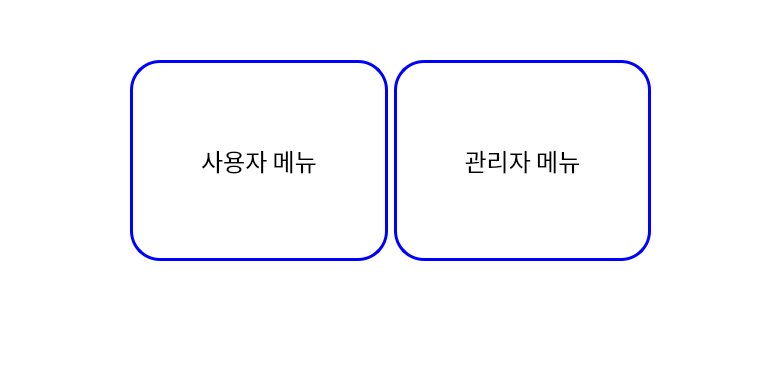
<?xml version="1.0" encoding="UTF-8"?>
<ui version="4.0">
 <class>MenuWindow</class>
 <widget class="QMainWindow" name="MenuWindow">
  <property name="geometry">
   <rect>
    <x>0</x>
    <y>0</y>
    <width>780</width>
    <height>390</height>
   </rect>
  </property>
  <property name="windowTitle">
   <string>MainWindow</string>
  </property>
  <property name="styleSheet">
   <string notr="true">background-color : white;
</string>
  </property>
  <widget class="QWidget" name="centralwidget">
   <widget class="QWidget" name="horizontalLayoutWidget">
    <property name="geometry">
     <rect>
      <x>130</x>
      <y>60</y>
      <width>521</width>
      <height>201</height>
     </rect>
    </property>
    <layout class="QHBoxLayout" name="horizontalLayout">
     <item>
      <widget class="QPushButton" name="userMenuButton">
       <property name="sizePolicy">
        <sizepolicy hsizetype="Minimum" vsizetype="Minimum">
         <horstretch>0</horstretch>
         <verstretch>0</verstretch>
        </sizepolicy>
       </property>
       <property name="font">
        <font>
         <family>굴림</family>
         <pointsize>18</pointsize>
        </font>
       </property>
       <property name="styleSheet">
        <string notr="true">border-width : 3px;
border-color : blue;
border-style : solid;
border-radius : 30%;
background-color : white;</string>
       </property>
       <property name="text">
        <string>사용자 메뉴</string>
       </property>
      </widget>
     </item>
     <item>
      <widget class="QPushButton" name="adminMenuButton">
       <property name="sizePolicy">
        <sizepolicy hsizetype="Minimum" vsizetype="Minimum">
         <horstretch>0</horstretch>
         <verstretch>0</verstretch>
        </sizepolicy>
       </property>
       <property name="font">
        <font>
         <family>굴림</family>
         <pointsize>18</pointsize>
        </font>
       </property>
       <property name="styleSheet">
        <string notr="true">border-width : 3px;
border-color : blue;
border-style : solid;
border-radius : 30%;
background-color : white;</string>
       </property>
       <property name="text">
        <string>관리자 메뉴</string>
       </property>
      </widget>
     </item>
    </layout>
   </widget>
  </widget>
  <widget class="QMenuBar" name="menubar">
   <property name="geometry">
    <rect>
     <x>0</x>
     <y>0</y>
     <width>780</width>
     <height>26</height>
    </rect>
   </property>
  </widget>
  <widget class="QStatusBar" name="statusbar"/>
 </widget>
 <resources/>
 <connections/>
</ui>
